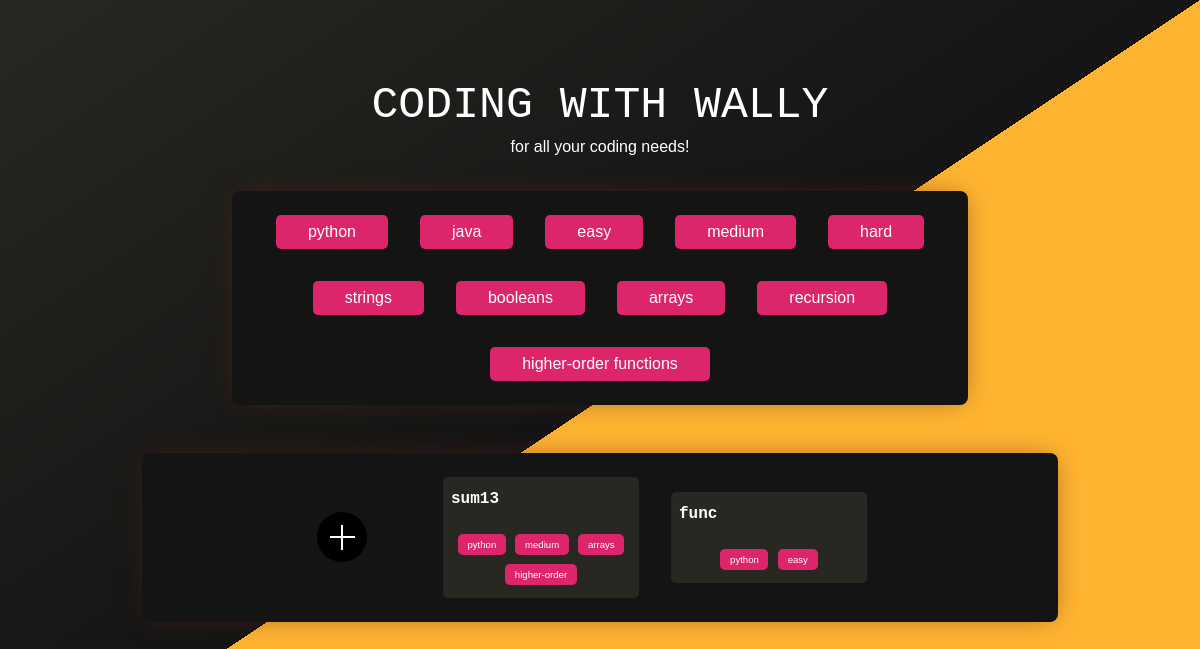
Before: / with the older database file.
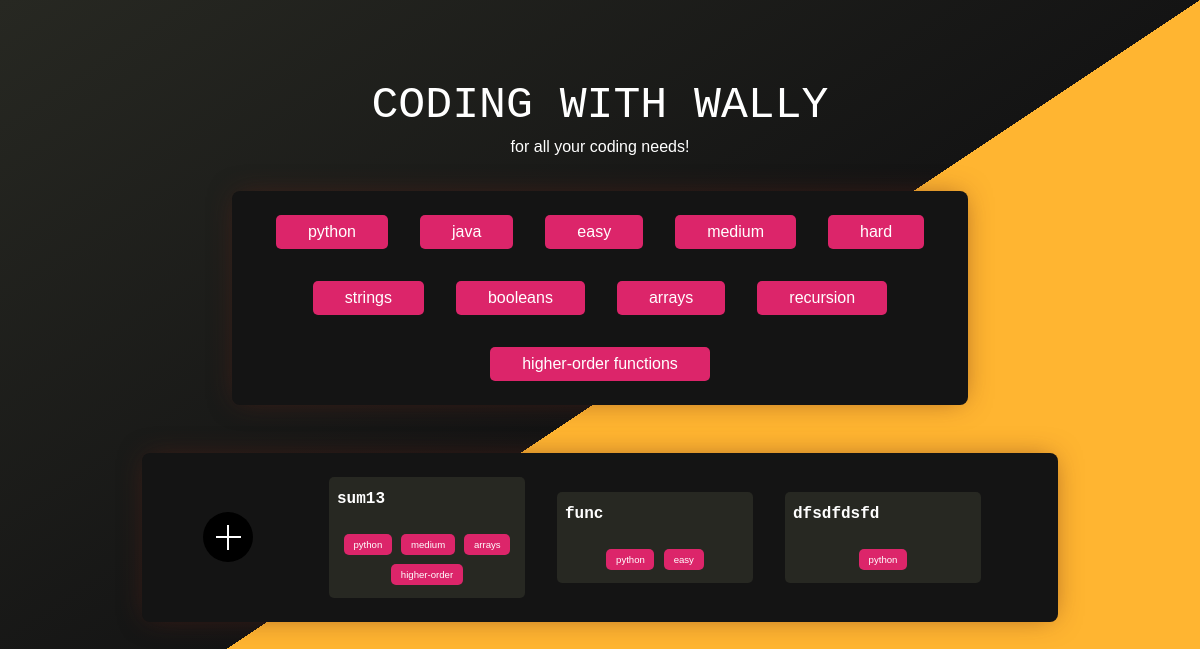
After: the same page with the newer database file.
### model.py (models this page shows, shortened)
class Problem(db.Model):
    __table_args__ = {'extend_existing': True}
    func_name = db.Column("func_name", db.String(50), primary_key = True)
    func_call = db.Column(db.String(70), nullable = False)
    author = db.Column(db.String(40), nullable = False)
    desc = db.Column(db.String, nullable = False)
    testInputs = db.Column(db.String, nullable = False)
    testInputAnswers = db.Column(db.String, nullable = False)
    tags = db.Column(db.String, nullable = False)
    function = db.Column(db.String, nullable = False)

### routes.py (the view)
@wally.route('/', methods=["POST", "GET"])
def index():
    global addProbInputs
    global addProbOutputs
    addProbInputs = []
    addProbOutputs = []
    global problem
    global contents
    global probDict
    initDict()
    problem = ""
    contents = ""
    return render_template('index.html', problems = probDict)

### routes.py (called while the page is built)
def initDict(): #adds all problems currently in database to the dictionary probDict
    global probDict
    probs = Problem.query.all()
    for prob in probs:
        if prob.func_name not in probDict:
            addToDict(prob)

### templates/index.html (shortened to what this page needs)
<!DOCTYPE html>
<html lang="en">
<head>
    <link rel="stylesheet" href="{{url_for('static', filename = 'css/index.css') }}">
    <link rel="stylesheet" href="{{url_for('static', filename = 'css/misc.css') }}">
</head>
<body class="noselect">
    <div class="triangle">
        <h1 class="animate fadeInDown one">CODING WITH WALLY</h1>
        <p class="animate fadeInDown one" style="width: 80%; margin: auto;">for all your coding needs!</p>
        <div id="tags" class="animate fadeInDown one">
            {% set htmltags = ['python', 'java', 'easy', 'medium', 'hard', 'strings', 'booleans', 'arrays', 'recursion',
            'higher-order functions'] %}
            {% for tag in htmltags %}
            <div class="tag hvr-grow" style="background-color: rgb(220, 37, 106);">{{tag}}</div>
            {% endfor %}
        </div>
        <div id="flex" class="animate fadeInDown one">
            <div class="plus" id = "plus">
            </div>
            {% for key, value in problems.items() %}
            <a href="{{ url_for('wally.change_type', problem_pg = key)}}" class="flexchild">
                <h4>{{key}}</h4>
                <div id="tagsSmallFlex">
                    {% for tag in problems[key]['tags'] %}
                    <div data-value="{{tag}}" class="tagsSmall">{{tag}}</div>
                    {% endfor %}
                </div>
            </a>
            {% endfor %}
        </div>
    </div>
</body>
</html>

### static/css/index.css (style rules this page uses)
html, body { font-family: "Verdana", sans-serif; min-height: 100vh; min-width: 100vw; background-color: rgb(39, 40, 34); color: white; cursor: default; text-align: center; margin: 0; overflow-x: hidden; overflow-y: auto; }
h1 { margin-top: 10vh; margin-bottom: 1vh; font-family: 'Courier New', monospace; font-weight: normal; font-size: 2.8em; }
h4 { font-family: 'Courier New', monospace; margin-top: 0.3em; }
#tags { box-shadow: 0px 0px 28px -6px rgba(98, 34, 23, 0.61); display: flex; align-items: center; justify-content: center; flex-wrap: wrap; background-color: rgb(20, 20, 20); border-radius: 8px; width: 60%; margin: 2.2em auto; padding: 0.5em }
.tag { display: inline-block; background-color: rgb(220, 37, 106); margin: 1em; padding: 0.5em 2em; border-radius: 5px; }
#flex { align-items: center; justify-content: center; box-shadow: 0px 0px 28px -6px rgba(98, 34, 23, 0.61); border-radius: 8px; display: flex; flex-wrap: wrap; background-color: rgb(20, 20, 20); width: 75%; margin: 3em auto; padding: 0.5em }
.flexchild { flex: 0 0 20%; display: inline-block; background-color: rgb(39, 40, 34); margin: 1em; padding: 0.5em; border-radius: 5px; text-align: left; transition: background-color 0.2s ease-in; }
a:-webkit-any-link { color: white; text-decoration: none; }
#tagsSmallFlex { align-items: center; justify-content: center; display: flex; flex-wrap: wrap; }
.tagsSmall { font-size: 0.6em; display: inline-block; background-color: #dc256a; margin: 0.5em; padding: 0.5em 1em; border-radius: 5px; }
.triangle { min-height: 100vh; width: 100vw; position: absolute; left: 0; top: 0; background: linear-gradient(to bottom right, rgb(39, 40, 34) 0%, rgb(20, 20, 20) 50%, rgb(255, 181, 49) 50%, rgb(255, 181, 49) 100%); }
.plus { display:inline-block; width:50px; height:50px; margin-right: 5vw; background: linear-gradient(#fff,#fff), linear-gradient(#fff,#fff), #000; background-position:center; background-size: 50% 2px,2px 50%; background-repeat:no-repeat; border-radius: 50%; }

### static/css/misc.css (style rules this page uses)
.noselect { -webkit-touch-callout: none; -webkit-user-select: none; -khtml-user-select: none; -moz-user-select: none; -ms-user-select: none; user-select: none; }
.hvr-grow { display: inline-block; vertical-align: middle; transform: translateZ(0); box-shadow: 0 0 1px rgba(0, 0, 0, 0); backface-visibility: hidden; -moz-osx-font-smoothing: grayscale; transition-duration: 0.3s; transition-property: transform; }
.animate { -webkit-animation-duration: 1s; animation-duration: 1s; -webkit-animation-fill-mode: both; animation-fill-mode: both; }
.one { -webkit-animation-delay: 0.1s; -moz-animation-delay: 0.1s; animation-delay: 0.1s; }
.fadeInDown { -webkit-animation-name: fadeInDown; animation-name: fadeInDown; }

Changed rows visible on the page:
added Problem: func_name "dfsdfdsfd", tag "python"
